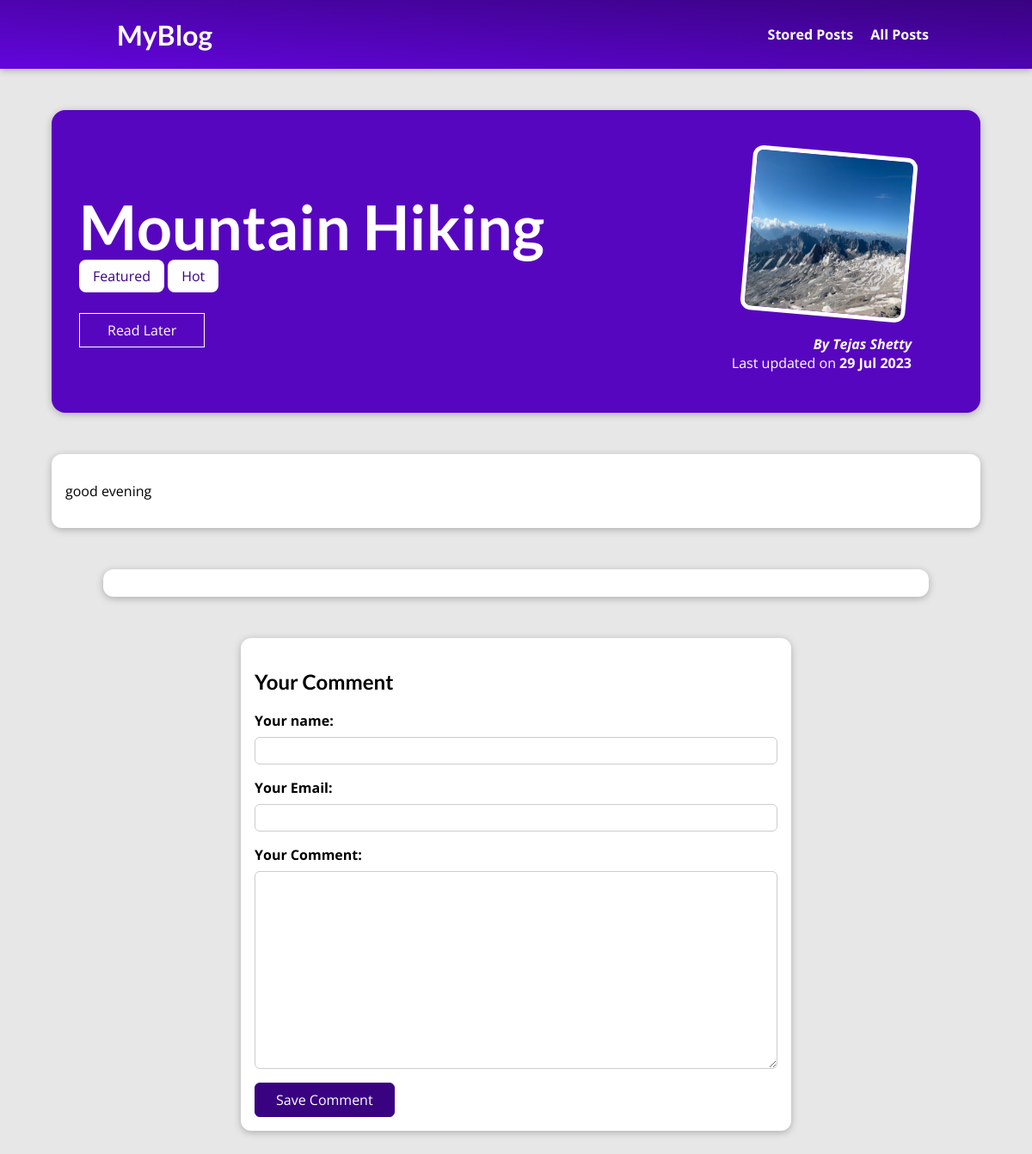
The app's page /blog/post/hike-in-the-mountain with its own data.
### blog/models.py (models this page shows, shortened)
class Post(models.Model):
    title=models.CharField(max_length=150)
    excerpt=models.CharField(max_length=200)
    image = models.ImageField(upload_to="posts", blank=True,null=True)
    date=models.DateField(auto_now=True)
    slug=models.SlugField(unique=True,db_index=True)
    content=models.TextField(validators=[MinLengthValidator(10)])
    author=models.ForeignKey(Author, on_delete=models.SET_NULL,null=True,related_name="posts")
    tags=models.ManyToManyField(Tag)
    def my_PRF_image(self):
       if self.image :
          return self.image.url
       return ''

class Tag(models.Model):
    caption=models.CharField(max_length=20)

class Author(models.Model):
    first_name=models.CharField(max_length=50)
    last_name=models.CharField(max_length=50)
    email_address=models.EmailField()
    def full_name(self):
        return f"{self.first_name} {self.last_name}"
    def __str__(self):
        return self.full_name()

### blog/views.py (the view)
# urls.py: path("post/<slug:slug>", views.SinglePostView.as_view(), name="post_details_page"), # /posts/my-first-post
class SinglePostView(View):
   template_name = "blog/post-details.html"
   model = Post
   def is_stored_post(self,request,post_id):
      stored_post = request.session.get("stored_post")
      if stored_post is not None:
          is_saved_for_later = post_id in stored_post
      else:
          is_saved_for_later = False
      return is_saved_for_later
   def get(self,request,slug):
      post = Post.objects.get(slug=slug)
      context={
         "post": post,
         "post_tags": post.tags.all(),
         "comment_form":CommentForm(),
         "comments":post.comments.all().order_by("-id"),
         "saved_for_later":self.is_stored_post(request, post.id)
      }
      return render(request, "blog/post-details.html",context)
   def post(self,request,slug):
      comment_form = CommentForm(request.POST)
      post = Post.objects.get(slug=slug)
      if comment_form.is_valid():
         comment = comment_form.save(commit=False)
         comment.post = post
         comment.save()
         return HttpResponseRedirect(reverse("post_details_page", args=[slug]))
      context = {
         "post": post,
         "post_tags": post.tags.all(),
         "comment_form": comment_form,
         "comments":post.comments.all().order_by("-id"),
         "saved_for_later":self.is_stored_post(request, post.id)
      }
      return render(request,"blog/post-details.html",context)

### blog/forms.py
class CommentForm(forms.ModelForm):
    class Meta:
        model = Comment
        exclude = ["post"]
        labels = {
            "user_name" : "Your name",
            "user_email": "Your Email",
            "text": "Your Comment"
        }

### blog/templates/blog/post-details.html (shortened to what this page needs)
{% extends "base.html" %}
{% load static %}
{% block css_files %}
<link rel="stylesheet" href="{% static "blog/post-detail.css" %}" />
<link rel="stylesheet" href="{% static "blog/app.css" %}" />
{% endblock%}
{% block content %}
  <section id="summary">
    <h2>{{post.title}}</h2>
    <div>
       {% for tag in post_tags %}
         <span class="tag">{{ tag.caption}}</span>
       {% endfor %}
    </div>
    <div id="read-later">
      <form action="{% url "read_later" %}" method="POST">
          <button>
            {% if saved_for_later%}
              Remove from "Read Later" List
            {% else %}
               Read Later
            {% endif %}
          </button>
      </form>
    </div>
    <article>
        <img src="{{ post.my_PRF_image }}" alt="{{post.title}}">
        <address> By <a href="{{ post.author.email_address}}">{{ post.author }}</a> </address>
        <div>
            Last updated on <time> {{ post.date|date:"d M Y" }} </time>
        </div>
    </article>
  </section>
<main>
    <p>
     {{post.content|linebreaks}}
    </p>
</main>
<section id="comments">
</section>
<section  id="comment-form">
  <h2>Your Comment </h2>
  <form action="{% url "post_details_page" post.slug %}" method="POST">
    {% for form_field in comment_form %}
     <div class="form-control {% if form_field.errors %} invalid {% endif %}">
      {{ form_field.label_tag }}
      {{ form_field }}
     </div>
    {% endfor %}
      <button>Save Comment </button>
  </form>
{% endblock%}

### blog/static/blog/post-detail.css (style rules this page uses)
body { background-color: #e7e7e7; }
#summary { margin: 8rem auto 3rem auto; padding: 2rem; width: 90%; max-width: 90rem; border-radius: 16px; background-color: #5706c0; position: relative; box-shadow: 0 2px 8px rgba(0, 0, 0, 0.25); height: 22rem; }
#summary h2 { color: white; font-size: 4.5rem; margin-bottom: 0.25rem; }
#summary article { position: absolute; top: 2rem; right: 3rem; padding: 1rem 2rem; border-radius: 12px; text-align: right; color: white; }
#summary article img { width: 12rem; height: 12rem; border-radius: 12px; transform: rotateZ(5deg); border: 5px solid white; margin-bottom: 1rem; }
#summary address { font-weight: bold; }
#summary a { color : white; text-decoration: none; }
#summary time { font-weight: bold; }
#read-later { margin:2rem 0; }
#read-later button { background-color: transparent; border:1px solid white; padding:0.5rem 2rem; font:inherit; color: white; cursor: pointer; }
main { width: 90%; max-width: 90rem; margin: 3rem auto; background-color: white; padding: 1rem; border-radius: 12px; box-shadow: 0 2px 8px rgba(0, 0, 0, 0.25); }
.tag { background-color: white; color:#390281; padding: 0.5rem 1rem; border-radius: 8px; }
#comment-form { margin: 3rem auto; width:90%; max-width: 40rem; border-radius: 12px; background-color: white; box-shadow: 0 2px 8px rgba(0,0,0,0.25); padding: 1rem; }
#comment-form button { font:inherit; background-color: #390281; color: white; border: 1px solid #390281; padding: 0.5rem 1.5rem; border-radius: 6px; cursor:pointer; }
.form-control { margin-bottom: 1rem; }
.form-control label { font-weight: bold; margin-bottom: 0.5rem; display: block; }
.form-control input, .form-control textarea { display: block; width: 100%; font:inherit; padding: 0.25rem; border-radius:6px; border: 1px solid #ccc; }
#comments { margin: 3rem auto; width:90%; max-width: 60rem; border-radius: 12px; background-color: white; box-shadow: 0 2px 8px rgba(0,0,0,0.25); padding: 1rem 2rem; }

### blog/static/blog/app.css (style rules this page uses)
* { box-sizing: border-box; }
html { font-family: 'Open Sans', 'Lato', sans-serif; }
body { margin: 0; }
h1, h2, h3 { font-family: 'Lato', sans-serif; font-weight: bold; }

### records on screen
Post: title "Mountain Hiking", my_PRF_image (picture), author "Tejas Shetty", date "29 Jul 2023", content "good evening"
Tag: caption "Featured"
Tag: caption "Hot"
